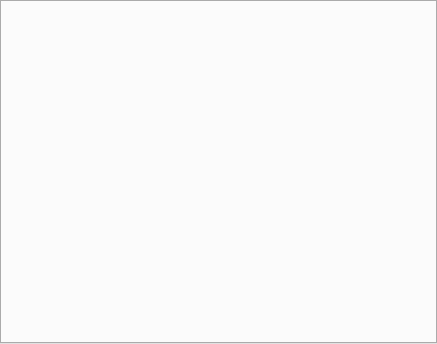
<?xml version="1.0" encoding="UTF-8"?>
<ui version="4.0">
 <class>tw_add_data</class>
 <widget class="QTabWidget" name="tw_add_data">
  <property name="geometry">
   <rect>
    <x>0</x>
    <y>0</y>
    <width>437</width>
    <height>344</height>
   </rect>
  </property>
  <property name="windowTitle">
   <string>Importer des couches</string>
  </property>
 </widget>
 <resources/>
 <connections/>
</ui>
